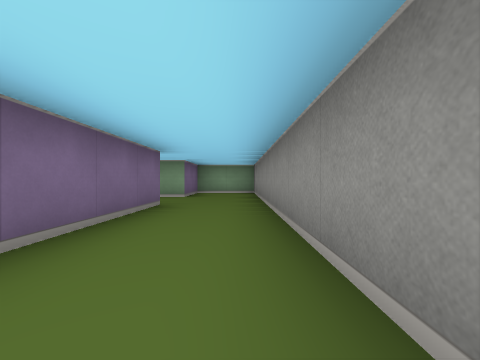
View 1 (above)

21 first-person views from a walk through a cub3D maze. The camera is about half as high as the walls, looks level and sees 90° across. The floor is counted in squares. Each view is taken from the middle of a square. On the plan, view 1 faces up. The plan holds only what a view shows up to about 9 squares ahead; the rest is blank.

View 2
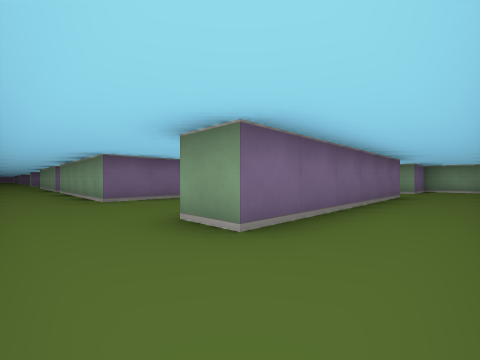

View 3
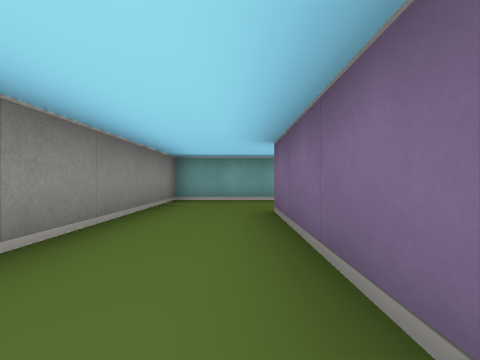

View 4
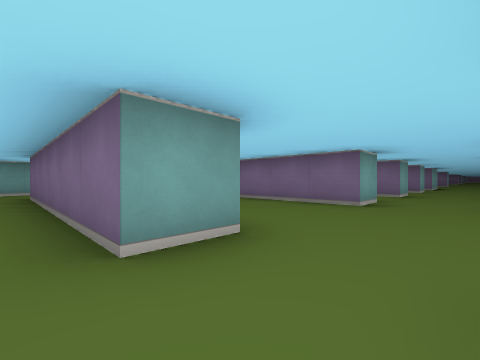

View 5
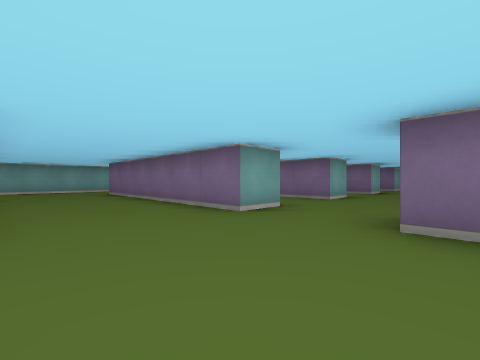

View 6
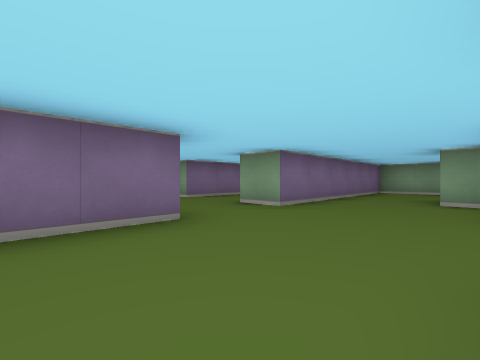

View 7
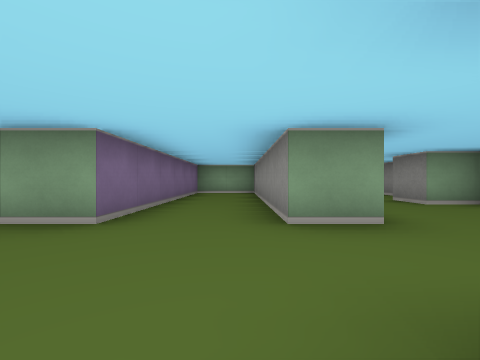

View 8
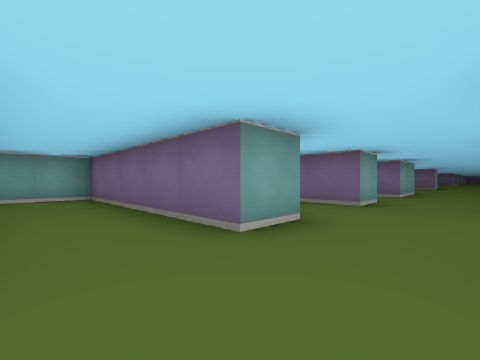

View 9
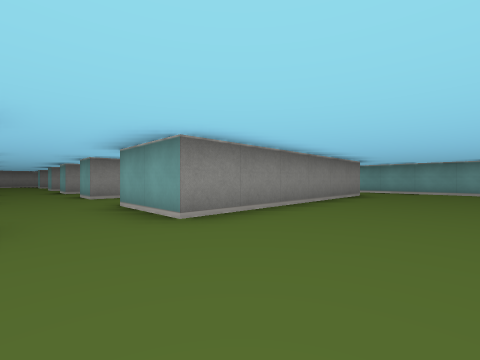

View 10
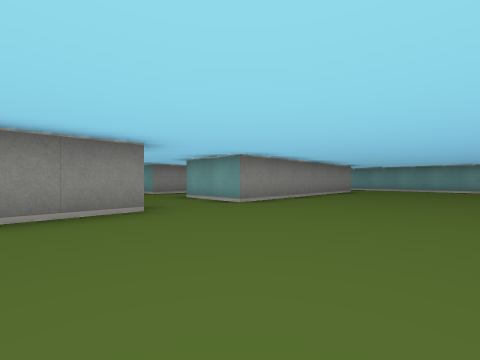

View 11
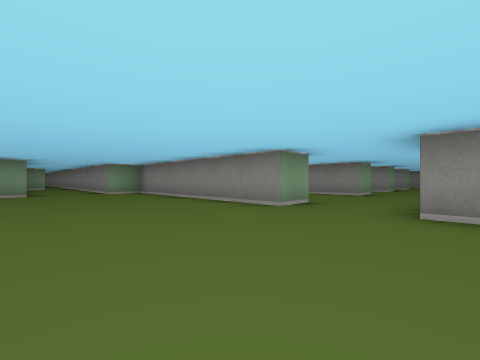

View 12
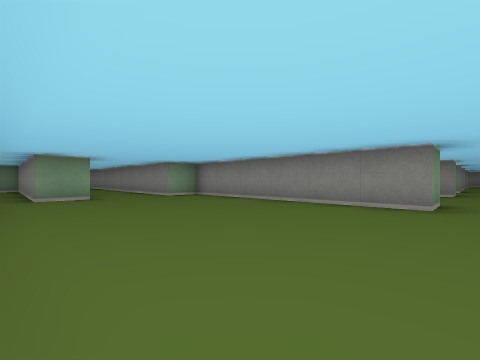

View 13
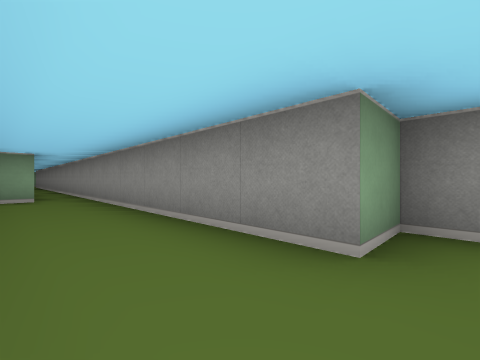

View 14
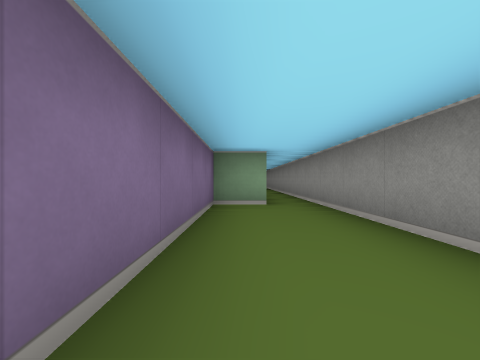

View 15
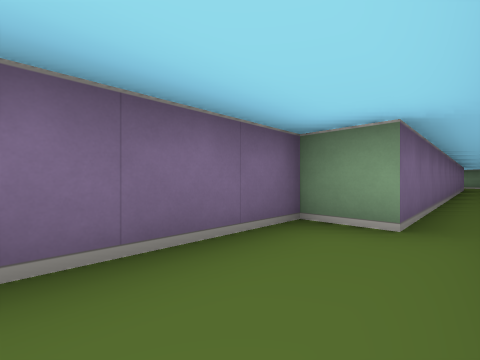

View 16
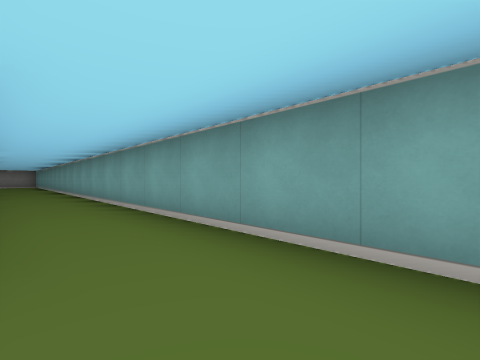

View 17
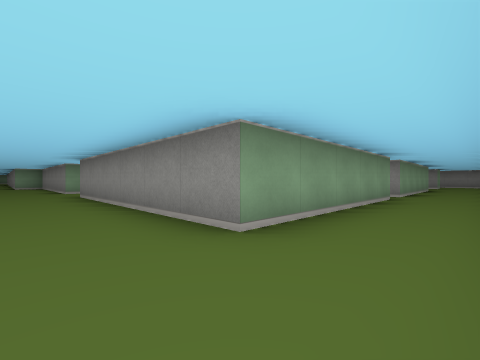

View 18
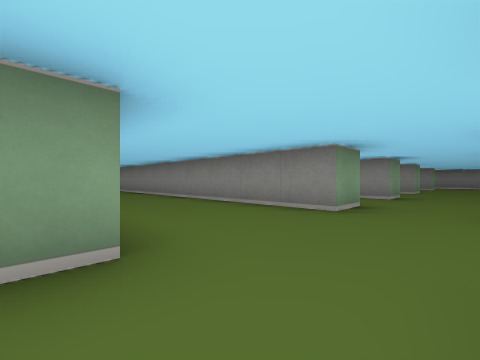

View 19
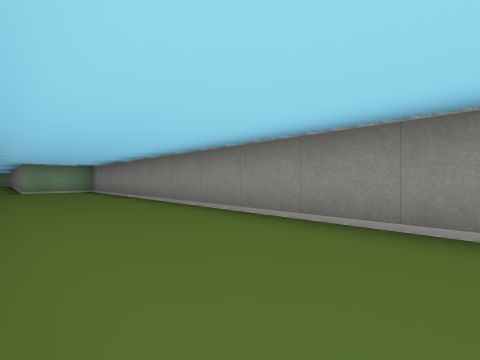

View 20
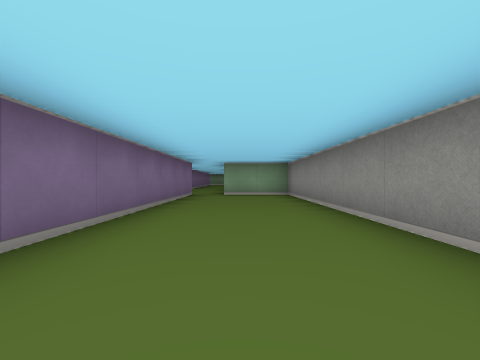

View 21
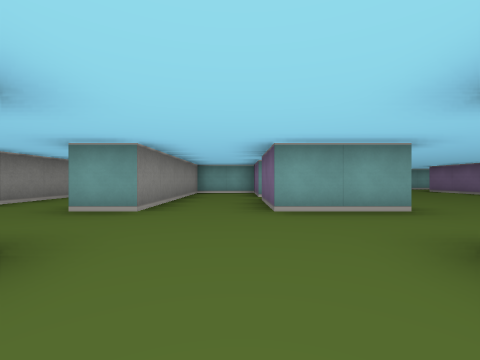

### Floor plan
Points are (right, up) in squares from view 1. A wall is a line through its corners. A room is listed if a view was taken in it or the views show most of it. See-through windows are left out.
Room 1 (views 1, 2, 3, 4)
walls: (-2.5, 4.5) (-1.5, 4.5) (-1.5, -1.5) (-2.5, -1.5); (-2.5, -3.5) (0.5, -3.5) (0.5, 8.5) (-1.5, 8.5) (-1.5, 6.5) (-2.2, 6.5)
ways out: opening at (-2, -2.5) to room 2; opening at (-2, 5.5) to room 2
Room 2 (views 5, 6, 9, 10, 11, 12, 13, 14, 15, 16, 17, 18)
walls: (-15.5, 6.5) (-16.5, 6.5) (-16.5, 12.5) (-17.5, 12.5) (-17.5, 23.1); (-19.5, 12.5) (-20.5, 12.5) (-20.5, 18.1); (-21.5, 0.5) (-21.5, -1); (-11.5, -1.5) (-16.5, -1.5) (-16.5, 4.5) (-15.5, 4.5); (-6.5, 4.5) (-5.5, 4.5) (-5.5, -1.5) (-10.5, -1.5); (-20, -3.5) (-6.9, -3.5); (-2.5, 8.5) (-3.5, 8.5) (-3.5, 9.5); (-3.9, 12.5) (-5.5, 12.5) (-5.5, 6.5) (-6.5, 6.5); (-5.2, -3.5) (-2.5, -3.5); (-2.5, 11) (-2.5, 11.5); (-18.5, 27.6) (-18.5, 18.5) (-19.5, 18.5) (-19.5, 14.5)
ways out: opening at (-2, -2.5) to room 1; opening at (-2, 5.5) to room 1; opening at (-6, 5.5) to room 3; opening at (-16, 5.5) to room 4; opening at (-11, -1)
Room 3 (views 7, 8)
walls: (-6.5, 6.5) (-6.5, 12.5) (-8.5, 12.5) (-8.5, 6.5) (-9.5, 6.5); (-9.5, 4.5) (-8.5, 4.5) (-8.5, -0.5) (-7, -0.5)
ways out: opening at (-6, 5.5) to room 2; opening at (-9, 5.5)
Room 4 (views 19, 20, 21)
walls: (-11.5, 6.5) (-12.5, 6.5) (-12.5, 18.5) (-14.5, 18.5) (-14.5, 20.1); (-15.5, 4.5) (-14.5, 4.5) (-14.5, 2.5); (-14.5, 1.5) (-14.5, -0.5) (-12.5, -0.5) (-12.5, 4.5) (-11.5, 4.5); (-15.5, 18.4) (-15.5, 12.5)
ways out: opening at (-16, 5.5) to room 2; opening at (-15, 19); opening at (-12, 5.5)

Positions as (right, up) in squares from view 1, and headings:
1: (0, 0), facing up
2: (0, -3), facing up-left
3: (-1, 2), facing down
4: (-1, 6), facing down-left
5: (-3, 7), facing down-left
6: (-3, 3), facing up-left
7: (-7, 4), facing up
8: (-7, 6), facing down-left
9: (-19, 6), facing down-right
10: (-20, 8), facing down-right
11: (-20, 4), facing up-right
12: (-21, 6), facing up-right
13: (-19, 12), facing up-right
14: (-19, 14), facing up
15: (-18, 16), facing up-left
16: (-18, -2), facing down-right
17: (-18, -3), facing up-right
18: (-16, 5), facing up-right
19: (-15, 8), facing up-right
20: (-14, 11), facing up
21: (-14, 8), facing down
